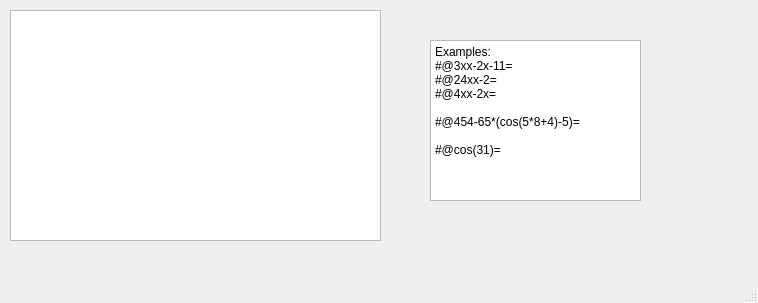
<?xml version="1.0" encoding="UTF-8"?>
<ui version="4.0">
 <class>MainWindow</class>
 <widget class="QMainWindow" name="MainWindow">
  <property name="geometry">
   <rect>
    <x>0</x>
    <y>0</y>
    <width>758</width>
    <height>303</height>
   </rect>
  </property>
  <property name="windowTitle">
   <string>MainWindow</string>
  </property>
  <widget class="QWidget" name="centralwidget">
   <widget class="QPlainTextEdit" name="plainTextEdit">
    <property name="geometry">
     <rect>
      <x>10</x>
      <y>10</y>
      <width>371</width>
      <height>231</height>
     </rect>
    </property>
   </widget>
   <widget class="QPlainTextEdit" name="plainTextEdit_2">
    <property name="geometry">
     <rect>
      <x>430</x>
      <y>40</y>
      <width>211</width>
      <height>161</height>
     </rect>
    </property>
    <property name="readOnly">
     <bool>true</bool>
    </property>
    <property name="plainText">
     <string>Examples:
#@3xx-2x-11=
#@24xx-2=
#@4xx-2x=

#@454-65*(cos(5*8+4)-5)=

#@cos(31)=</string>
    </property>
   </widget>
  </widget>
  <widget class="QMenuBar" name="menubar">
   <property name="geometry">
    <rect>
     <x>0</x>
     <y>0</y>
     <width>758</width>
     <height>21</height>
    </rect>
   </property>
  </widget>
  <widget class="QStatusBar" name="statusbar"/>
 </widget>
 <resources/>
 <connections/>
</ui>
